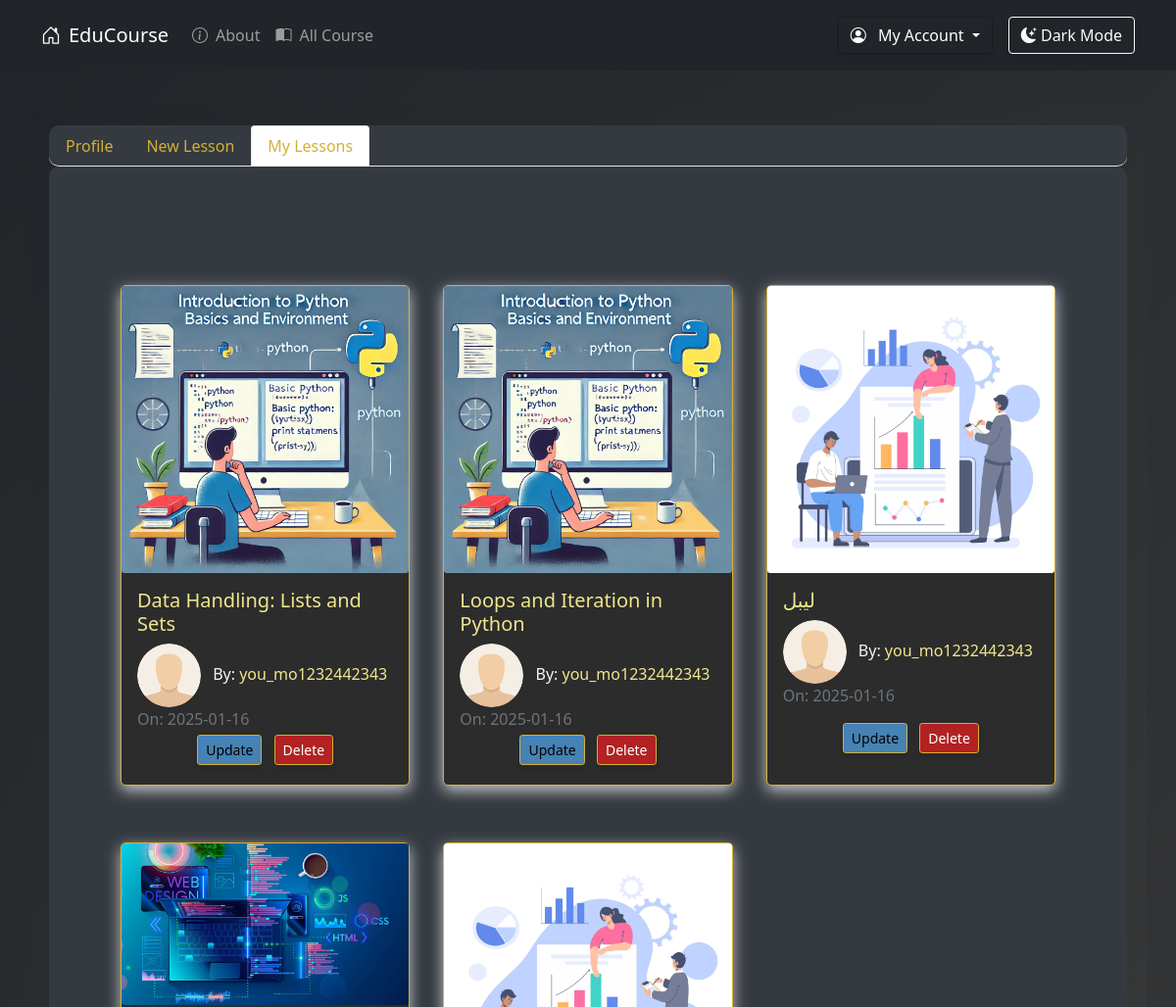
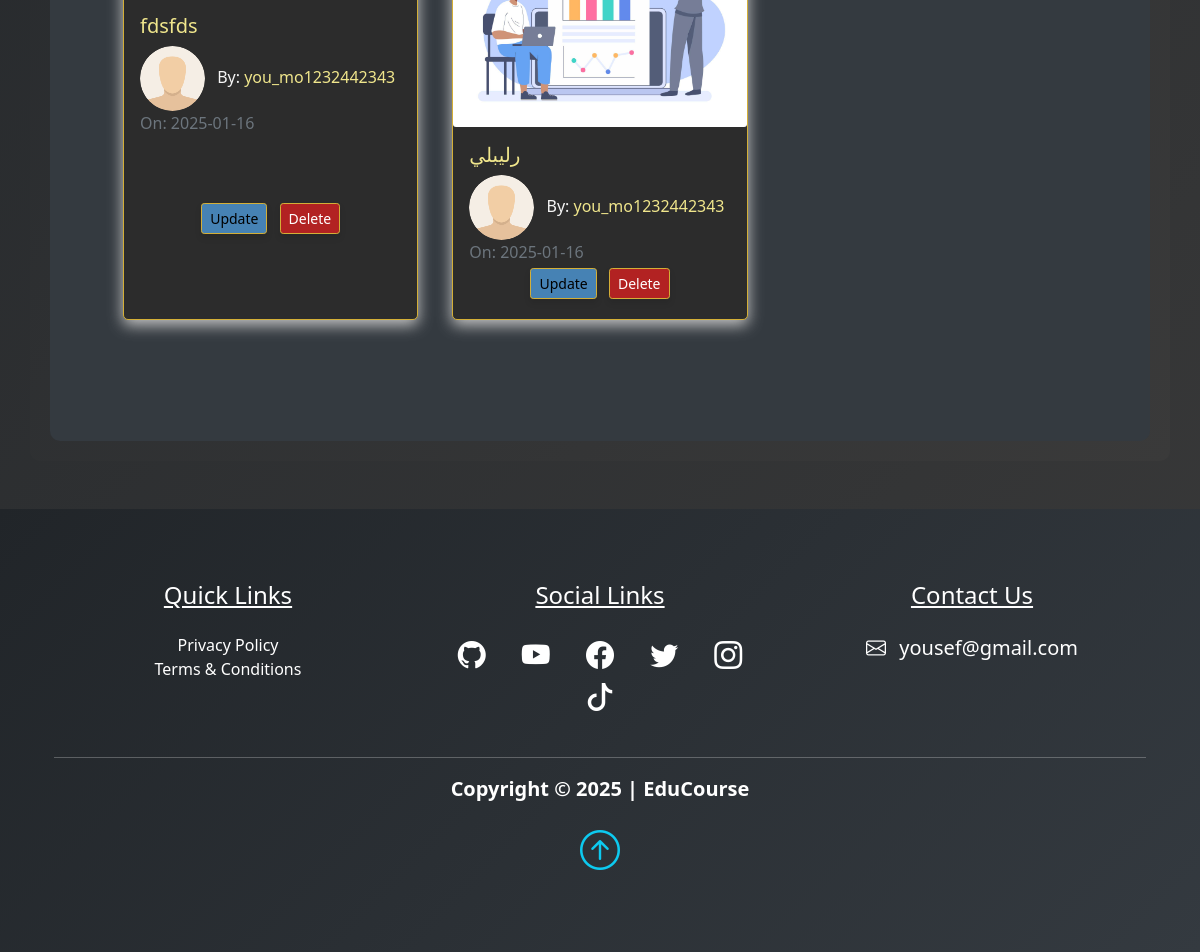
The page /dashboard/user_lessons (signed in) on the database its author committed (2 pictures, top to bottom).
### pythonic/models.py (models this page shows, shortened)
class Lesson(db.Model):
    id = db.Column(db.Integer, primary_key=True)
    title = db.Column(db.String(100), nullable=False)
    date_posted = db.Column(db.DateTime, nullable=False, default=lambda: datetime.utcnow())
    content = db.Column(db.Text, nullable=False)
    thumbnail = db.Column(db.String(20), nullable=False, default="default_thumbnail.jpg")
    slug = db.Column(db.String(100), nullable=False)
    user_id = db.Column(db.Integer, db.ForeignKey("user.id"), nullable=False)
    course_id = db.Column(db.Integer, db.ForeignKey("course.id"), nullable=False)
    video = db.Column(db.String(100), nullable=True)  # For uploaded videos

class User(db.Model, UserMixin):
    id = db.Column(db.Integer, primary_key=True)
    fname = db.Column(db.String(25), nullable=False)
    lname = db.Column(db.String(25), nullable=False)
    username = db.Column(db.String(25), unique=True, nullable=False)
    email = db.Column(db.String(125), unique=True, nullable=False)
    image_file = db.Column(db.String(20), nullable=False, default="default.png")
    bio = db.Column(db.Text, nullable=True)
    password = db.Column(db.String(60), nullable=False)
    lessons = db.relationship("Lesson", backref="author", lazy=True)

### pythonic/routes.py (the view)
@app.route("/dashboard/user_lessons", methods=["GET", "POST"])
@login_required
def user_lessons():
    return render_template(
        "user_lessons.html", title="Your Lessons", active_tab="user_lessons"
    )

### pythonic/models.py (called while the page is built)
@login_manager.user_loader
def load_user(user_id):
    return User.query.get(int(user_id))

### pythonic/templates/user_lessons.html (shortened to what this page needs)
{% extends "dashboard.html" %}
{% block user_lessons %}
<section>
    <div class="container p-5">
        <div class="row">
            {% for lesson in current_user.lessons %}
            <div class="col-sm-12 col-md-6 col-lg-4 pb-5 d-flex align-items-stretch">
                <div class="card lesson" style="background-color: #2c2c2c; border: 1px solid #d4af37; color: #f5f5f5;">
                    <img src="{{url_for('static', filename='lesson_thumbnails/'+lesson.thumbnail)}}" class="card-img" alt="Lesson Thumbnail">
                    <div class="card-body d-flex flex-column">
                        <h5 class="card-title">
                            <a class="text-decoration-none" style="color: #f0e68c;" href="{{url_for('lesson', lesson_slug=lesson.slug, course=lesson.course_name.title)}}">{{lesson.title}}</a>
                        </h5>
                        <span><img class="article-img rounded-circle" src="{{url_for('static', filename='user_pics/'+lesson.author.image_file)}}" alt="Author Image"> By: <a href="#" class="link" style="color: #f0e68c;">{{lesson.author.username}}</a></span>
                        <span class="text-muted">On: {{lesson.date_posted.strftime('%Y-%m-%d')}}</span>
                        <div class="m-auto">
                            <a href="{{url_for('new_lesson')}}" class="btn btn-info btn-sm m-1" style="background-color: #4682b4; border-color: #d4af37;">Update</a>
                            <button class="btn btn-danger btn-sm m-1" data-bs-toggle="modal" data-bs-target="#deleteModal" style="background-color: #b22222; border-color: #d4af37;">Delete</button>
                        </div>
                    </div>
                </div>
            </div>
            {% endfor %}
        </div>
    </div>
</section>
{% endblock user_lessons %}

### pythonic/static/main.css (style rules this page uses)
body::before { display: block; content: ''; height: 60px; }
.card { transition: 0.7s ease; box-shadow: 0 5px 15px rgba(1 1 1/ 15); border-radius: 5px; margin: 5px; }
.lesson { box-shadow: 0 5px 15px rgba(200 200 200/ 15); border-radius: 5px; border: 1px solid #fff; }
.article-img { height: 65px; width: 65px; margin-right: 8px; }
.link { text-decoration: none; }

### pythonic/static/styles.css (style rules this page uses)
.btn, .dropdown-menu { box-shadow: 0 4px 6px rgba(0, 0, 0, 0.1); }
.card-body img { transition: transform 0.3s ease; }

### pythonic/templates/dashboard.html (style rules this page uses)
body { background: linear-gradient(135deg, #212529, #3a3a3a); color: #fff; }

### rows shown on the page
Lesson: thumbnail (picture), title "Data Handling: Lists and Sets", image_file (placeholder picture), author.username "you_mo1232442343", date_posted "2025-01-16"
Lesson: thumbnail (picture), title "Loops and Iteration in Python", image_file (placeholder picture), author.username "you_mo1232442343", date_posted "2025-01-16"
Lesson: thumbnail (picture), title "ليبل", image_file (placeholder picture), author.username "you_mo1232442343", date_posted "2025-01-16"
Lesson: thumbnail (picture), title "fdsfds", image_file (placeholder picture), author.username "you_mo1232442343", date_posted "2025-01-16"
Lesson: thumbnail (picture), title "رليبلي", image_file (placeholder picture), author.username "you_mo1232442343", date_posted "2025-01-16"
